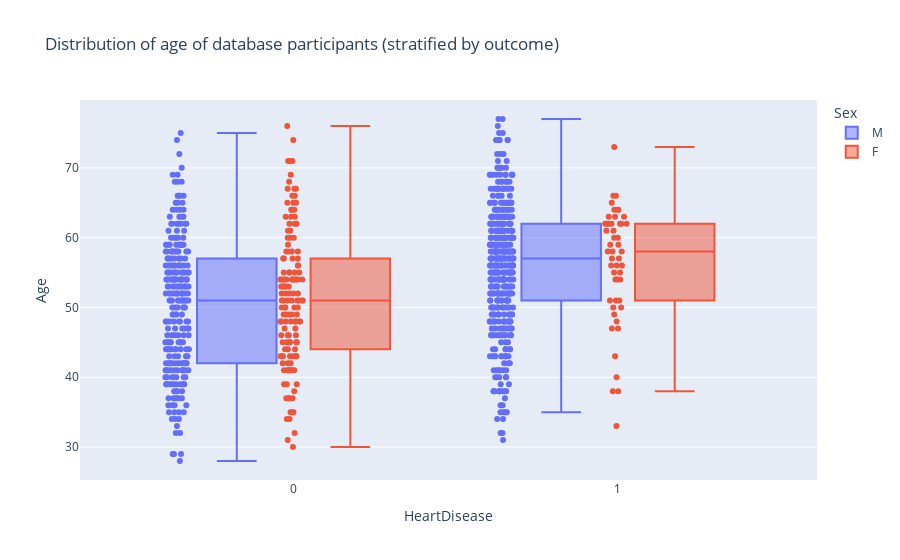

The code cell stored with this chart in its notebook:
### Code cell
fig = px.box(df, y="Age", x="HeartDisease", points="all",  color="Sex",
             title="Distribution of age of database participants (stratified by outcome)")
fig.show()

### Figure 1 — Plotly figure (JSON) as saved in the notebook; plotly's stock layout.template omitted (floating-point values rounded to 4 significant figures; data arrays with more than 128 entries replaced by an {"elided": "..."} marker saying what was removed)
{"data": [{"alignmentgroup": "True", "boxpoints": "all", "hovertemplate": "Sex=M<br>HeartDisease=%{x}<br>Age=%{y}<extra></extra>", "legendgroup": "M", "marker": {"color": "#636efa"}, "name": "M", "notched": false, "offsetgroup": "M", "orientation": "v", "showlegend": true, "type": "box", "x": {"elided": "725 int values"}, "x0": " ", "xaxis": "x", "y": {"elided": "725 int values"}, "y0": " ", "yaxis": "y"}, {"alignmentgroup": "True", "boxpoints": "all", "hovertemplate": "Sex=F<br>HeartDisease=%{x}<br>Age=%{y}<extra></extra>", "legendgroup": "F", "marker": {"color": "#EF553B"}, "name": "F", "notched": false, "offsetgroup": "F", "orientation": "v", "showlegend": true, "type": "box", "x": {"elided": "193 int values"}, "x0": " ", "xaxis": "x", "y": {"elided": "193 int values"}, "y0": " ", "yaxis": "y"}], "layout": {"autosize": true, "boxmode": "group", "legend": {"title": {"text": "Sex"}, "tracegroupgap": 0}, "title": {"text": "Distribution of age of database participants (stratified by outcome)"}, "xaxis": {"anchor": "y", "autorange": true, "domain": [0, 1], "range": [-0.6529, 1.613], "title": {"text": "HeartDisease"}, "type": "linear"}, "yaxis": {"anchor": "x", "autorange": true, "domain": [0, 1], "range": [25.28, 79.72], "title": {"text": "Age"}, "type": "linear"}}}
